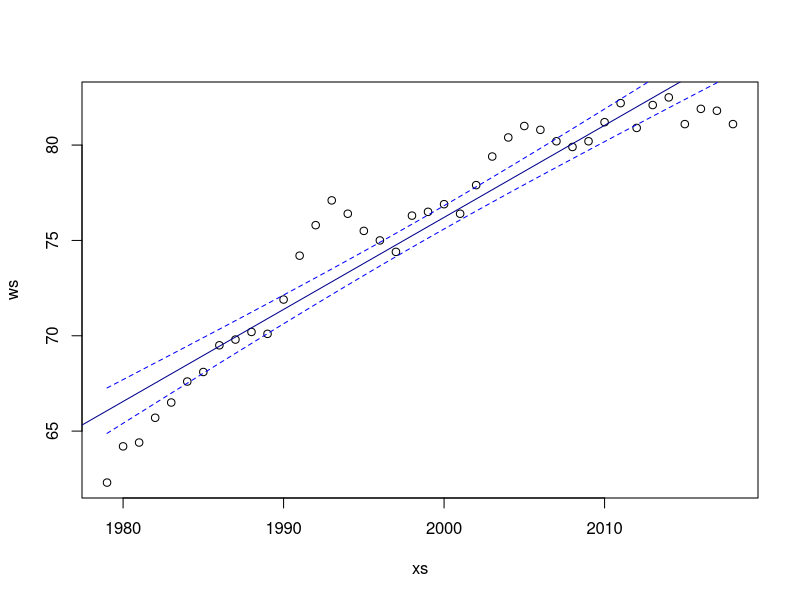

Write the R code that produced this figure.
## ---- chunk 1
knitr::opts_chunk$set(echo = TRUE)
## ---- chunk 2
ws <- c(62.3, 64.2, 64.4, 65.7, 66.5, 67.6, 68.1, 69.5, 69.8, 70.2, 70.1, 71.9, 74.2, 75.8, 77.1, 76.4, 75.5, 75.0, 74.4, 76.3, 76.5, 76.9, 76.4, 77.9, 79.4, 80.4, 81.0, 80.8, 80.2, 79.9, 80.2, 81.2, 82.2, 80.9, 82.1, 82.5, 81.1, 81.9, 81.8, 81.1)
xs <- seq(1979, 2018, 1)
## ---- chunk 3
ws.lm <- lm(ws~xs)
newx <- data.frame(xs=c(2019))
predict(ws.lm, newdata=newx, interval="prediction")
## ---- chunk 4
newx <- data.frame(xs=seq(2019, 2050, 1))
predict(ws.lm, newdata=newx, interval="prediction")
## ---- chunk 5
plot(xs, ws)
abline(ws.lm, col="darkblue")

newx <- data.frame(xs=seq(from=1979, to=2018, by=0.1))
conf_interval <- predict(ws.lm, newdata=newx, interval="confidence", level=0.95)

lines(newx$xs, conf_interval[,2], col="blue", lty=2)
lines(newx$xs, conf_interval[,3], col="blue", lty=2)
## ---- chunk 6
range(faithful$waiting)
## ---- chunk 7
faithful.lm <- lm(eruptions~waiting, data=faithful)
newx <- data.frame(waiting=c(50, 70))
predict(faithful.lm, newdata=newx, interval="prediction")
## ---- chunk 8
pred <- predict(faithful.lm, newdata=newx, interval="prediction")
pred[,3]-pred[,2]
## ---- chunk 9
temp.lm <- lm(Ozone~Temp, data=airquality)
solar.lm <- lm(Ozone~Solar.R, data=airquality)
## ---- chunk 10
newtempx <- data.frame(Temp=airquality$Temp)
temppred <- predict(temp.lm, newtempx, interval="prediction")
newsolarx <- data.frame(Solar.R=na.omit(airquality$Solar.R))
solarpred <- predict(solar.lm, newsolarx, interval="prediction")
mean(temppred[,3]-temppred[,2])
mean(solarpred[,3]-solarpred[,2])
